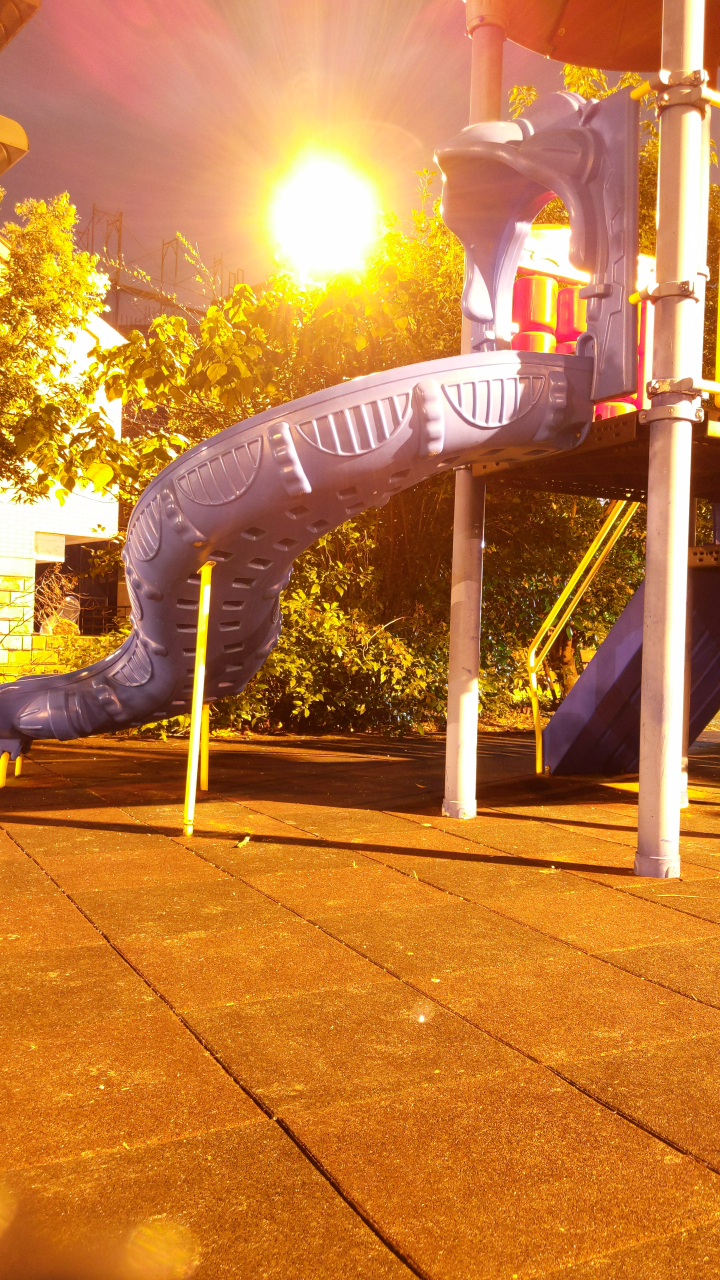
#> input picture HW1-HDR/data/Playground/IMG_20220318_214628.jpg, 2160 x 3840 px (shown at 1/3 size)
$ python -i image.py   (imports and definitions only)
#> lines starting #> are read from the running program, lines starting #| are printed output that depends on the picture; after the words box and inside, x2 and y2 are one past the last pixel; in counts of white or black regions, pixels touching at a corner belong together
#> further down, picture is the input picture: shape (3840, 2160, 3); mean B, G, R 61.2, 124.9, 193.9

import cv2
import math
import numpy as np

# [41 lines left out: functions load, Project, ProjectPoint, not called in this run]

def Gray(img):
    return cv2.cvtColor(img, cv2.COLOR_BGR2GRAY)
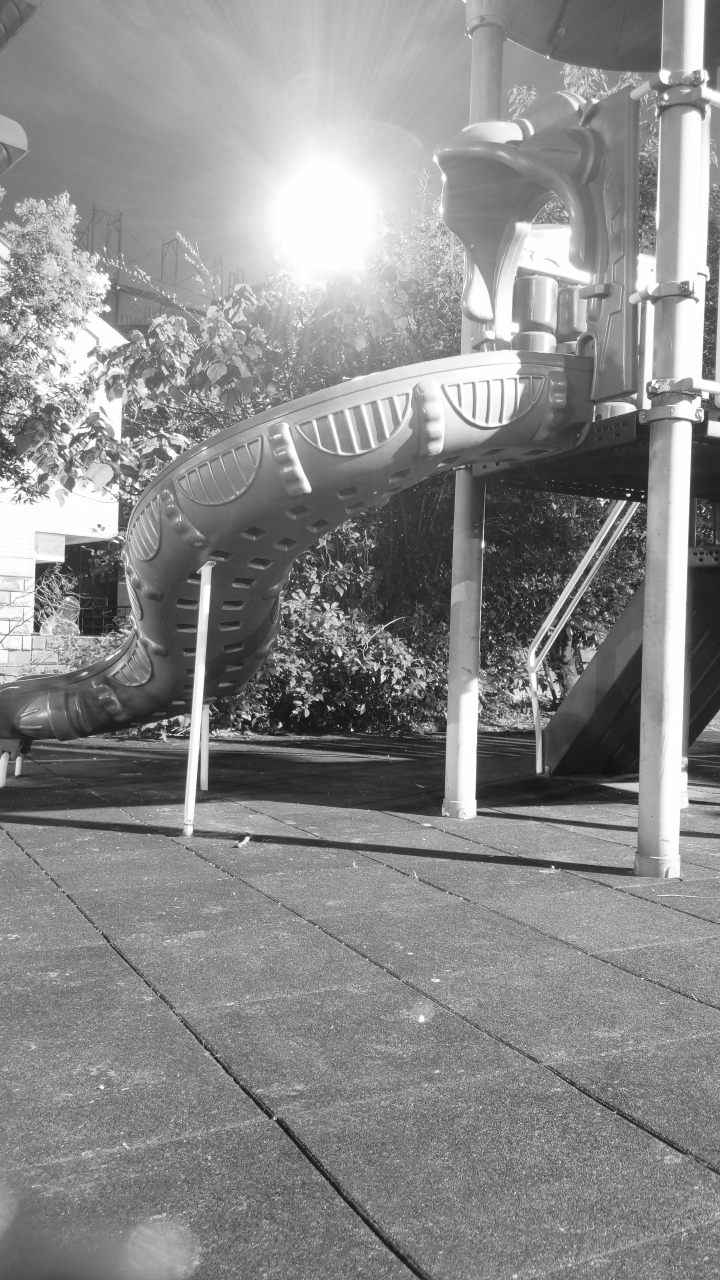
#> returned value: shape (3840, 2160) (shown at 1/3 size); min 6, max 255, mean 138.3

def Crop(img):
    gray = (Gray(img) * 255).astype(np.uint8)
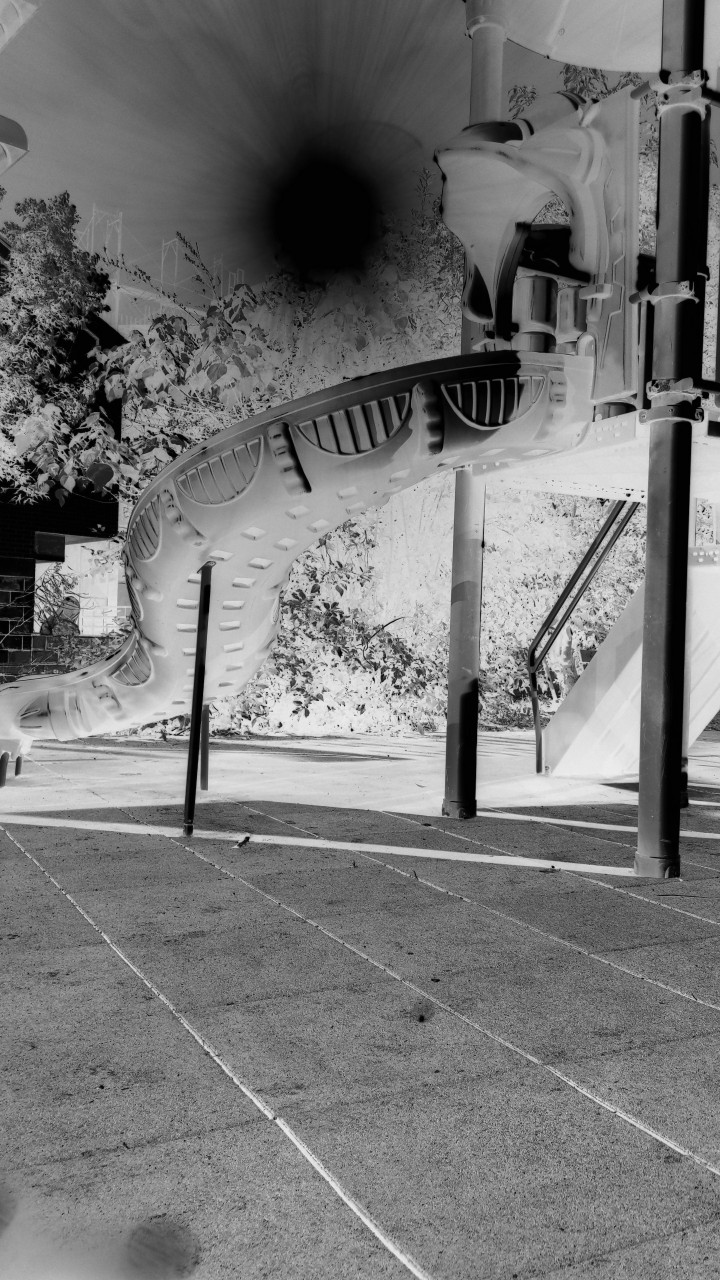
#> gray: shape (3840, 2160) (shown at 1/3 size); min 1, max 250, mean 117.7
    _, thresh = cv2.threshold(gray, 1, 255, cv2.THRESH_BINARY)
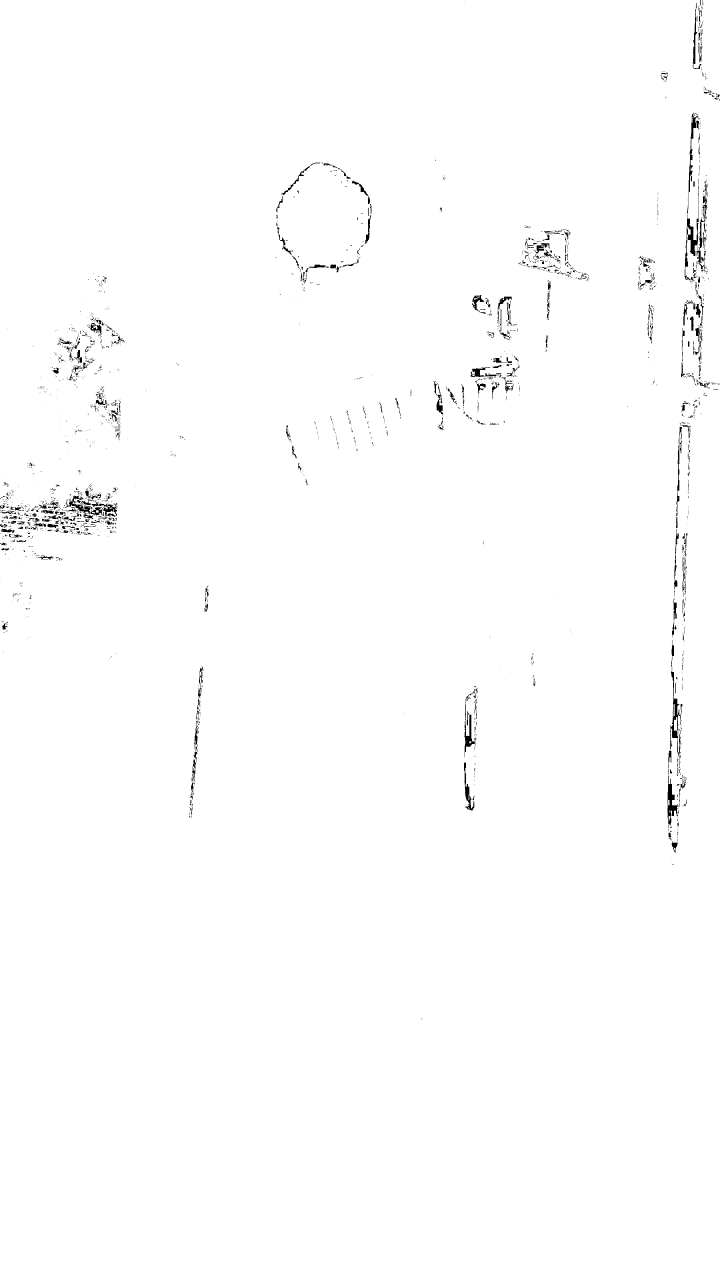
#> thresh: shape (3840, 2160) (shown at 1/3 size); 99.2% white; 2531 black regions (2095 under 20 px)

    contours, hierarchy = cv2.findContours(thresh, cv2.RETR_EXTERNAL, cv2.CHAIN_APPROX_SIMPLE)
#> contours = 2 contours, 1 with area under 20; largest, box (x1, y1, x2, y2) and area: (0, 0, 2160, 3840) 8287996
    minX = minY = 10000000
    maxW = maxH = 0
    for cnt in contours:
        x, y, w, h = cv2.boundingRect(cnt)
        minX = min(x, minX)
        minY = min(y, minY)
        maxW = max(w, maxW)
        maxH = max(h, maxH)
#> this loop made 2 passes
#> (cnt, x, y, w, h, minX, minY, maxW) on pass 1: ([[0, 1520], [0, 1521], [1, 1521]], 0, 1520, 2, 2, 0, 1520, 2)
#> (x, y, w, h, minX, minY, maxW, maxH) on pass 2: (0, 0, 2160, 3840, 0, 0, 2160, 3840)

    cropped = img[minY:minY+maxH, minX:minX+maxW]
    return cropped

# [46 lines left out: functions Stitch, CropProjected, drawTranslation, drawFeatures, not called in this run]

>>> import cv2
>>> picture = cv2.imread('../../HW1-HDR/data/Playground/IMG_20220318_214628.jpg')
>>> result = Crop(picture)
